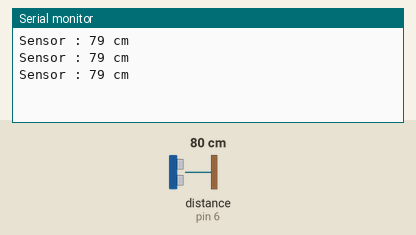
Bench run of a sketch on a simulated Arduino Uno, built with avr-gcc and run on an emulated ATmega328P. On the bench: the last lines printed to the serial monitor. Wiring (inferred from the names in the program): ultrasonic range finder: trigger pin 7; echo pin 6. The inputs (shaded band) are chosen by the test bench; at power-on: distance to the obstacle (sensor on pin 6) 80 cm. The echo pulse lasts 58.3 µs per cm.

Above: at 1.3 s.
1.4 s: distance to the obstacle (sensor on pin 6) set to 2 cm
At 1.9 s:
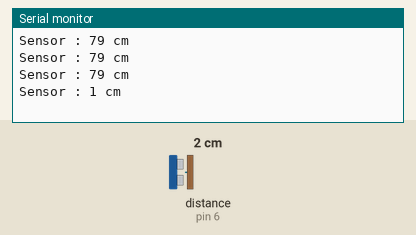
2.9 s: distance to the obstacle (sensor on pin 6) set to 4 cm
At 3.4 s:
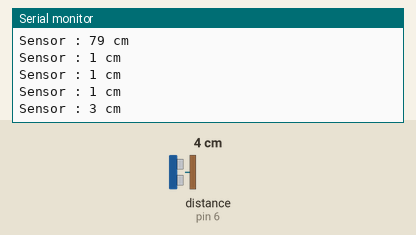
Timing chart, 0 to 5.9 s (numbered marks = the images above; inputs shaded):
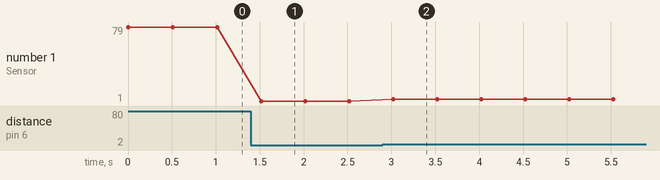

Measured:
- after the input at 1.4 s, the serial monitor: prints a new line after 0.12 s (image 1)
- after the input at 2.9 s, the serial monitor: prints a new line after 0.12 s (image 2)
- plotted number 1: 79 → 1 after the input at 1.4 s, 1 → 3 after the input at 2.9 s

The sketch:

Ultrasonik-1.ino
```cpp
//deklarasi pin echo dan triger ultrasonik
int Trigger = 7;
int Echo = 6;

void setup() {
  //atur triger sebagai output dan echo sebagai input
  pinMode(Trigger, OUTPUT);
  pinMode(Echo, INPUT);

  //Memulai komunikasi serial
  Serial.begin(9600);
}

void loop() {
  //Triger memancarkan gelombang
  digitalWrite(Trigger, LOW);
  delayMicroseconds(2);
  digitalWrite(Trigger, HIGH);
  delayMicroseconds(2);
  digitalWrite(Trigger, LOW);

  //echo menangkap gelombang
  long timedelay = pulseIn(Echo, HIGH);

  //Melakukan perhitungan agar hasil yang didapat dalam jarak cm
  int distance = 0.0343 * (timedelay / 2);

  //Print nilai pembacaan sensor
  Serial.print("Sensor : ");
  Serial.print(distance);
  Serial.println(" cm");

  //jeda selama 500 milisecond
  delay(500);
}
```
